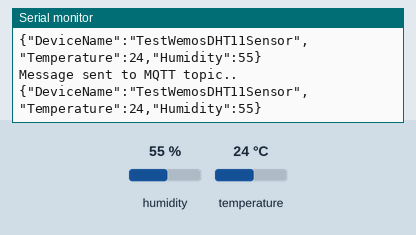
This sketch was run on a simulated ESP8266 (NodeMCU). Parts: the last lines printed to the serial monitor. The test bench sets the inputs (shaded band); at power-on: humidity 55 %, temperature 24 °C. No MQTT or app messages arrive unless stated.

Above: at 4.8 s.
4.9 s: humidity set to 22 %
At 7.0 s:
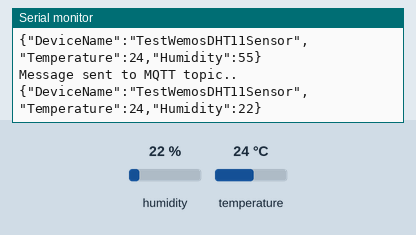
7.9 s: temperature set to 12 °C
At 8.5 s:
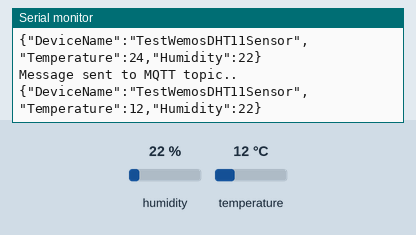
10.9 s: humidity set to 40 %
At 12.8 s:
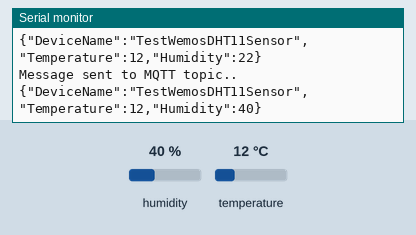
Timing chart, 0 to 14.3 s (numbered marks = the images above; inputs shaded):
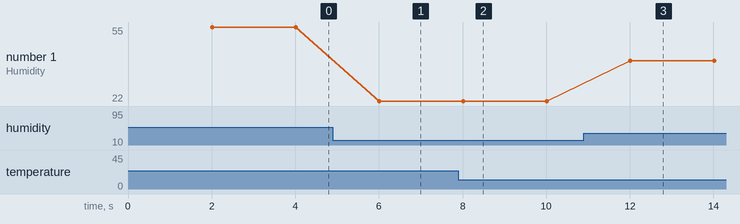

Measured:
- after the input at 4.9 s, the serial monitor: prints a new line after 1.1 s (image 1)
- after the input at 7.9 s, the serial monitor: prints a new line after 0.11 s (image 2)
- after the input at 10.9 s, the serial monitor: prints a new line after 1.1 s (image 3)
- plotted number 1: 55 → 22 after the input at 4.9 s, 22 → 40 after the input at 10.9 s

The sketch:

Wemos-DHT11-MQTT.ino
```cpp
/*
  SimpleMQTTClient.ino
  The purpose of this exemple is to illustrate a simple handling of MQTT and Wifi connection.
  Once it connects successfully to a Wifi network and a MQTT broker, it subscribe to a topic and send a message to it.
  It will also send a message delayed 5 seconds later.
*/

#include "EspMQTTClient.h"
#include "DHTesp.h"
#include "ArduinoJson.h"

const String DEVICENAME="TestWemosDHT11Sensor";

EspMQTTClient client(
  "oort",
  "heliopause",
  "192.168.1.200",  // MQTT Broker server ip
  "nodeadmin",   // Can be omitted if not needed
  "asdfmzionm",   // Can be omitted if not needed
  "TestClient",     // Client name that uniquely identify your device
  1883              // The MQTT port, default to 1883. this line can be omitted
);


DHTesp dht;

unsigned long previousMillis = 0;        // will store last time the sensor was read
const long interval = 2000;           // interval at which to read sensor (milliseconds)

void setup()
{
  Serial.begin(115200);

  // Optionnal functionnalities of EspMQTTClient :
  client.enableDebuggingMessages(); // Enable debugging messages sent to serial output
  client.enableHTTPWebUpdater(); // Enable the web updater. User and password default to values of MQTTUsername and MQTTPassword. These can be overrited with enableHTTPWebUpdater("user", "password").
  client.enableLastWillMessage("TestClient/lastwill", "I am going offline");  // You can activate the retain flag by setting the third parameter to true

  // DHT sensor bit
  Serial.println();
  Serial.println("Status\tHumidity (%)\tTemperature (C)\t(F)\tHeatIndex (C)\t(F)");
  dht.setup(14, DHTesp::DHT11); // Connect DHT sensor to GPIO 17
}

// This function is called once everything is connected (Wifi and MQTT)
// WARNING : YOU MUST IMPLEMENT IT IF YOU USE EspMQTTClient
void onConnectionEstablished()
{
//  // Subscribe to "mytopic/test" and display received message to Serial
//  client.subscribe("mytopic/test", [](const String & payload) {
//    Serial.println(payload);
//  });
//
//  // Subscribe to "mytopic/wildcardtest/#" and display received message to Serial
//  client.subscribe("mytopic/wildcardtest/#", [](const String & topic, const String & payload) {
//    Serial.println(topic + ": " + payload);
//  });
//
//  // Publish a message to "mytopic/test"
//  client.publish("mytopic/test", "This is a message"); // You can activate the retain flag by setting the third parameter to true
//
//  // Execute delayed instructions
//  client.executeDelayed(5 * 1000, []() {
//    client.publish("mytopic/test", "This is a message sent 5 seconds later");
//  });
}

void loop()
{
  client.loop();
  // dht bit needs to avoid using the delay method because that would break the webserver i should think. I'm not going to check.
  unsigned long currentMillis = millis();
  if (currentMillis - previousMillis >= interval) {
    // save the last time you blinked the LED
    previousMillis = currentMillis;

    float humidity = dht.getHumidity();
    float temperature = dht.getTemperature();

    // jSON bit... seems a bit convoluted to start with
    StaticJsonDocument<512> JSONpayload;
    JsonObject JSONencoder = JSONpayload.as<JsonObject>();
    JSONpayload["DeviceName"] = DEVICENAME;
    JSONpayload["Temperature"] = temperature;
    JSONpayload["Humidity"] = humidity;

    char JSONmessageBuffer[512];
    serializeJson(JSONpayload, JSONmessageBuffer);
    client.publish("mytopic/test", JSONmessageBuffer); // You can activate the retain flag by setting the third parameter to true
    Serial.println("Message sent to MQTT topic..");
    Serial.println(JSONmessageBuffer);


    //    Serial.print(dht.getStatusString());
    //
    //    Serial.print(humidity, 1);
    //
    //    Serial.print(temperature, 1);
    //
    //    Serial.print(dht.computeHeatIndex(temperature, humidity, false), 1);

  }
}
```
